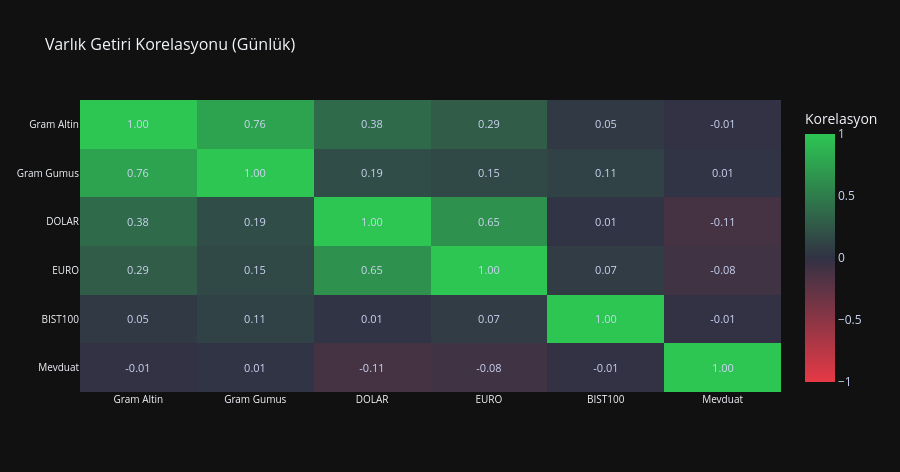

Source (notebook cell):
### Markdown cell above
### Varlık Getiri Korelasyonu

**Ne gösterir:** Günlük yüzde getiriler arasındaki istatistiksel ilişkiyi ölçer.
Renk skalası: **kırmızı → −1** (tam zıt hareket) · **koyu zemin → 0** (ilişkisiz) · **yeşil → +1** (aynı yön).
Köşegen her zaman **1.00** olmalıdır (varlığın kendisiyle olan korelasyonu).

**Neden önemlidir:**
- Korelasyonu düşük veya negatif varlıklar bir arada tutulduğunda portföy volatilitesi azalır.
- Yüksek korelasyonlu iki varlığı birden tutmak gerçek anlamda çeşitlendirme sağlamaz.
- Örneğin Gram Altın ile Dolar/TL arasındaki korelasyon, TL değer kaybı dönemlerini anlamak
  için önemli bir sinyal olabilir.

### Code cell
# Korelasyon ısı haritası
# Günlük getiri değişimleri kullanılarak Pearson korelasyon matrisi hesaplanır
fig_corr = build_correlation_heatmap(analysis_df)
fig_corr.show()

### Figure 1 — Plotly figure (JSON) as saved in the notebook; plotly's stock layout.template omitted (floating-point values rounded to 4 significant figures)
{"data": [{"colorbar": {"tickfont": {"color": "#cdd6f4"}, "title": {"text": "Korelasyon"}}, "colorscale": [[0, "#E63946"], [0.5, "#313244"], [1, "#2DC653"]], "hovertemplate": "<b>%{y} × %{x}</b><br>Korelasyon: %{z:.2f}<extra></extra>", "text": [["1.00", "0.76", "0.38", "0.29", "0.05", "-0.01"], ["0.76", "1.00", "0.19", "0.15", "0.11", "0.01"], ["0.38", "0.19", "1.00", "0.65", "0.01", "-0.11"], ["0.29", "0.15", "0.65", "1.00", "0.07", "-0.08"], ["0.05", "0.11", "0.01", "0.07", "1.00", "-0.01"], ["-0.01", "0.01", "-0.11", "-0.08", "-0.01", "1.00"]], "textfont": {"color": "#cdd6f4", "size": 11}, "texttemplate": "%{text}", "type": "heatmap", "x": ["Gram Altin", "Gram Gumus", "DOLAR", "EURO", "BIST100", "Mevduat"], "y": ["Gram Altin", "Gram Gumus", "DOLAR", "EURO", "BIST100", "Mevduat"], "z": [[1, 0.7638, 0.3792, 0.2859, 0.0469, -0.01003], [0.7638, 1, 0.1908, 0.1548, 0.1063, 0.01133], [0.3792, 0.1908, 1, 0.6497, 0.01384, -0.1109], [0.2859, 0.1548, 0.6497, 1, 0.06654, -0.07983], [0.0469, 0.1063, 0.01384, 0.06654, 1, -0.01041], [-0.01003, 0.01133, -0.1109, -0.07983, -0.01041, 1]], "zmax": 1, "zmin": -1}], "layout": {"height": 472, "title": {"font": {"size": 16}, "text": "Varlık Getiri Korelasyonu (Günlük)"}, "xaxis": {"tickfont": {"size": 10}}, "yaxis": {"autorange": "reversed", "tickfont": {"size": 10}}}}
